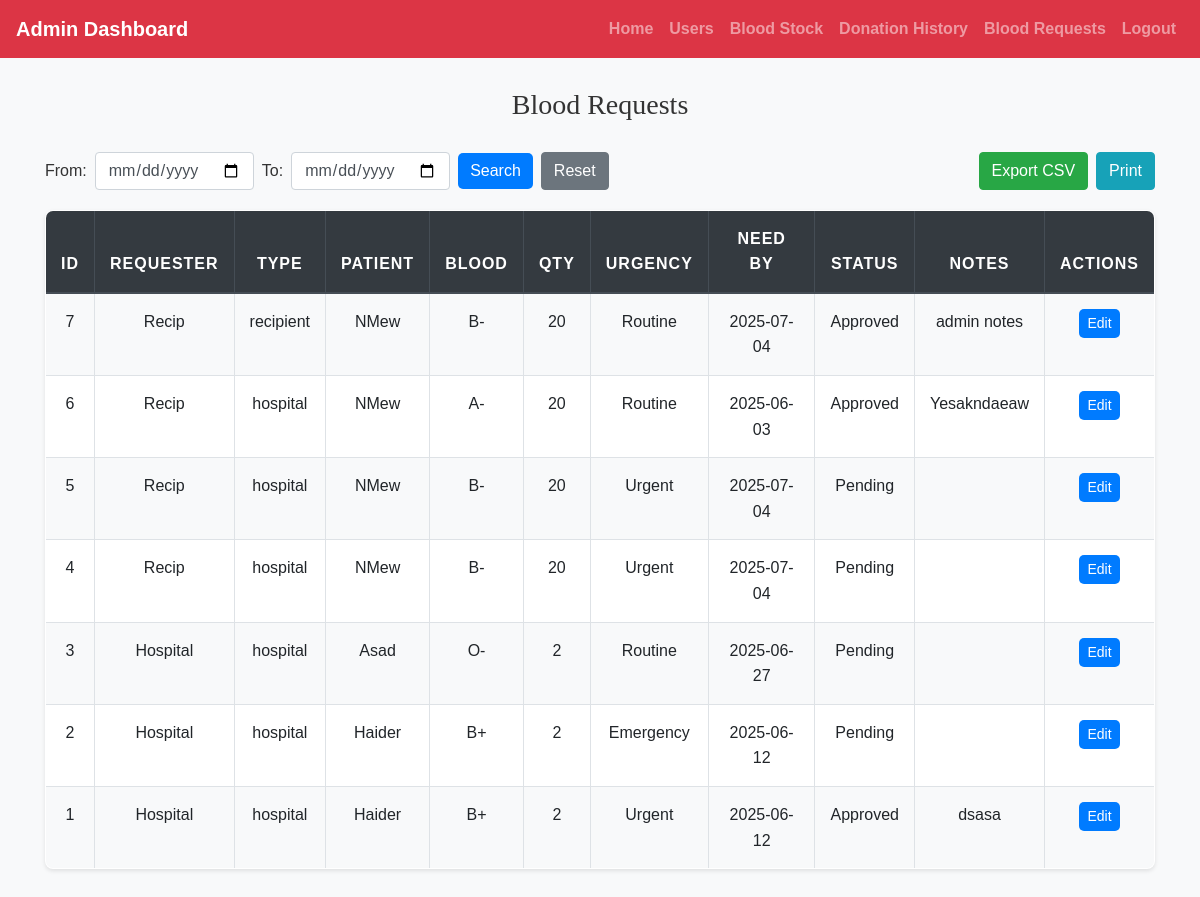
The page /admin/manage_requests.php (signed in) on the database its author committed.
### tables this page shows
CREATE TABLE `blood_requests` (
  `request_id` int(11) NOT NULL,
  `requester_id` int(11) NOT NULL,
  `requester_type` enum('hospital','recipient') NOT NULL,
  `patient_name` varchar(100) NOT NULL,
  `blood_type_required` varchar(5) NOT NULL,
  `quantity_required` int(11) NOT NULL,
  `urgency_level` enum('routine','urgent','emergency') NOT NULL,
  `required_by_date` date NOT NULL,
  `purpose` varchar(255) DEFAULT NULL,
  `status` enum('pending','approved','fulfilled','rejected') DEFAULT 'pending',
  `admin_notes` text DEFAULT NULL,
  `created_at` datetime DEFAULT current_timestamp(),
  `updated_at` datetime DEFAULT current_timestamp() ON UPDATE current_timestamp()
);

CREATE TABLE `users` (
  `id` int(11) NOT NULL,
  `full_name` varchar(100) NOT NULL,
  `email` varchar(100) NOT NULL,
  `password` varchar(255) NOT NULL,
  `user_type` enum('Blood Recipient','Blood Donor','Hospital Representative') NOT NULL,
  `phone` varchar(20) NOT NULL,
  `location` varchar(255) NOT NULL,
  `blood_type` enum('A+','A-','B+','B-','O+','O-','AB+','AB-') DEFAULT NULL,
  `dob` date DEFAULT NULL,
  `gender` enum('Male','Female','Other') DEFAULT NULL,
  `full_address` varchar(255) DEFAULT NULL,
  `status` enum('pending','approved') DEFAULT 'pending',
  `created_at` timestamp NOT NULL DEFAULT current_timestamp()
);

### admin/manage_requests.php (the view, shortened to what this page needs)
<?php
include('config.php');
$where = "";
$query = "SELECT br.*, u.full_name AS requester_name, u.email
          FROM blood_requests br
          JOIN users u ON br.requester_id = u.id
          $where
          ORDER BY br.request_id DESC";
$stmt = $conn->prepare($query);
$stmt->execute();
$result = $stmt->get_result();
?>
<!DOCTYPE html>
<html>
<head>
    <link rel="stylesheet" href="https://cdn.jsdelivr.net/npm/bootstrap@4.6.2/dist/css/bootstrap.min.css">
    <link rel="stylesheet" href="../css/style.css" />
</head>
<body>
<?php include('admin_navbar.php'); ?>
<div class="container mt-4">
    <h3>Blood Requests</h3>
    <form method="get" class="form-inline mb-3">
        <label class="mr-2">From:</label>
        <input type="date" name="start_date" class="form-control mr-2" value="<?= $_GET['start_date'] ?? '' ?>">
        <label class="mr-2">To:</label>
        <input type="date" name="end_date" class="form-control mr-2" value="<?= $_GET['end_date'] ?? '' ?>">
        <button type="submit" class="btn btn-primary mr-2">Search</button>
        <a href="?" class="btn btn-secondary">Reset</a>
        <button onclick="exportTableToCSV('blood_requests.csv')" class="btn btn-success ml-auto">Export CSV</button>
        <button onclick="window.print()" class="btn btn-info ml-2">Print</button>
    </form>
    <table class="table table-bordered  table-sm" id="requestsTable">
        <thead class="thead-dark">
            <tr>
                <th>ID</th>
                <th>Requester</th>
                <th>Type</th>
                <th>Patient</th>
                <th>Blood</th>
                <th>Qty</th>
                <th>Urgency</th>
                <th>Need By</th>
                <th>Status</th>
                <th>Notes</th>
                <th>Actions</th>
            </tr>
        </thead>
        <tbody>
            <?php while($row = $result->fetch_assoc()): ?>
            <tr>
                <td><?= $row['request_id'] ?></td>
                <td><?= htmlspecialchars($row['requester_name']) ?></td>
                <td><?= $row['requester_type'] ?></td>
                <td><?= htmlspecialchars($row['patient_name']) ?></td>
                <td><?= $row['blood_type_required'] ?></td>
                <td><?= $row['quantity_required'] ?></td>
                <td><?= ucfirst($row['urgency_level']) ?></td>
                <td><?= $row['required_by_date'] ?></td>
                <td><?= ucfirst($row['status']) ?></td>
                <td><?= nl2br(htmlspecialchars($row['admin_notes'])) ?></td>
                <td>
                    <button class="btn btn-sm btn-primary" onclick='editRequest(<?= json_encode($row) ?>)'>Edit</button>
                </td>
            </tr>
            <?php endwhile; ?>
        </tbody>
    </table>
</div>
</body>
</html>

### css/style.css (style rules this page uses)
body { background: #f8f9fa; font-family: 'Arial', sans-serif; color: #333; line-height: 1.6; }
h1, h2, h3, h4 { text-align: center; margin-top: 30px; margin-bottom: 30px; font-family: 'Georgia', serif; }
.container { margin-bottom: 40px; }
.table { width: 100%; border-collapse: collapse; margin-top: 20px; font-size: 16px; background-color: #ffffff; border-radius: 8px; overflow: hidden; box-shadow: 0 2px 4px rgba(0, 0, 0, 0.1); }
.table th, .table td { padding: 15px; border: 1px solid #dee2e6; text-align: center; }
.table thead th { background-color: #004d4d; color: white; font-weight: bold; text-transform: uppercase; letter-spacing: 1px; }
.table tbody tr:nth-child(odd) { background-color: #f8f9fa; }
.btn-primary { color: #fff; border: none; border-radius: 5px; cursor: pointer; transition: background-color 0.3s ease; }
a { color: #006666; text-decoration: none; font-weight: bold; }

### rows shown on the page
blood_requests: request_id "7", requester.full_name "Recip", requester_type "recipient", patient_name "NMew", blood_type_required "B-", quantity_required "20", urgency_level "Routine", required_by_date "2025-07-04", status "Approved", admin_notes "admin notes"
blood_requests: request_id "6", requester.full_name "Recip", requester_type "hospital", patient_name "NMew", blood_type_required "A-", quantity_required "20", urgency_level "Routine", required_by_date "2025-06-03", status "Approved", admin_notes "Yesakndaeaw"
blood_requests: request_id "5", requester.full_name "Recip", requester_type "hospital", patient_name "NMew", blood_type_required "B-", quantity_required "20", urgency_level "Urgent", required_by_date "2025-07-04", status "Pending"
blood_requests: request_id "4", requester.full_name "Recip", requester_type "hospital", patient_name "NMew", blood_type_required "B-", quantity_required "20", urgency_level "Urgent", required_by_date "2025-07-04", status "Pending"
blood_requests: request_id "3", requester.full_name "Hospital", requester_type "hospital", patient_name "Asad", blood_type_required "O-", quantity_required "2", urgency_level "Routine", required_by_date "2025-06-27", status "Pending"
blood_requests: request_id "2", requester.full_name "Hospital", requester_type "hospital", patient_name "Haider", blood_type_required "B+", quantity_required "2", urgency_level "Emergency", required_by_date "2025-06-12", status "Pending"
blood_requests: request_id "1", requester.full_name "Hospital", requester_type "hospital", patient_name "Haider", blood_type_required "B+", quantity_required "2", urgency_level "Urgent", required_by_date "2025-06-12", status "Approved", admin_notes "dsasa"
